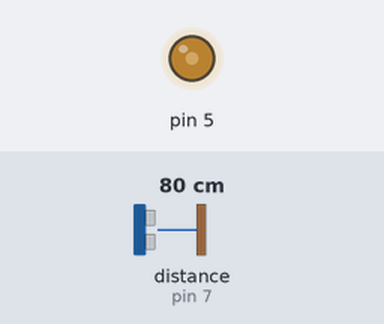
The sketch below on a simulated Arduino Uno, built with avr-gcc and run on an emulated ATmega328P. Parts: output pins drawn as LEDs (lit = HIGH). Wiring (inferred from the names in the program): ultrasonic range finder: trigger pin 8; echo pin 7. The inputs (shaded band) are chosen by the test bench; at power-on: distance to the obstacle (sensor on pin 7) 80 cm. The echo pulse lasts 58.3 µs per cm; pins used as bus, display or sensor lines are not drawn.

Above: at 1.2 s.
1.3 s: distance to the obstacle (sensor on pin 7) set to 2 cm
At 2.5 s:
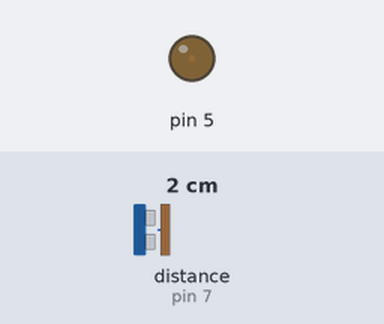
2.8 s: distance to the obstacle (sensor on pin 7) set to 120 cm
At 3.4 s:
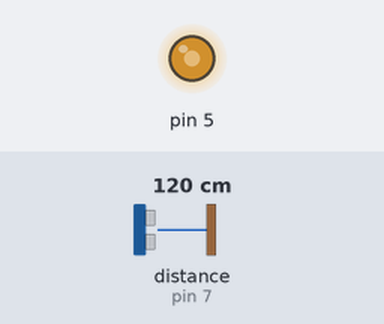
Timing chart, 0 to 5.8 s (numbered marks = the images above; inputs shaded):
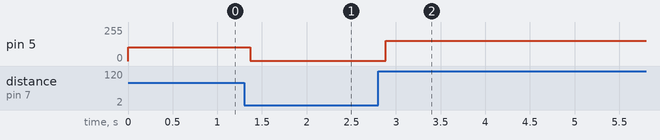

The sketch:

ex5.ino
```cpp
int ECHO_pin = 7; // 변수 선언
int TRIG_pin = 8; // 변수 선언
int distance; // 변수 선언

void setup() {
  pinMode(ECHO_pin, INPUT); // 입력모드 선언
  pinMode(TRIG_pin, OUTPUT); // 출력모드 선언
}

void loop() {
  digitalWrite(TRIG_pin, LOW); // trig 핀을 2microseconds 동안 LOW
  delayMicroseconds(2);
  digitalWrite(TRIG_pin, HIGH); // trig 핀을 10microseconds 동안 HIGH
  delayMicroseconds(10);
  digitalWrite(TRIG_pin, LOW); // trig 핀 LOW
  distance = pulseIn(ECHO_pin, HIGH); // 펄스 지속시간 읽기
  int val1 = distance/58; // 펄스 시간을 거리로 계산
  int val2 = map(val1, 0, 200, 0, 255); // 측정 범위를 0~2m
  analogWrite(5, val2); // PWM 신호로 출력
  delay(100); // 0.1 delay
}
```

Measured:
- after the input at 1.3 s, pin 5: 102/255 → 1/255 after 0.07 s
- after the input at 2.8 s, pin 5: 1/255 → 153/255 after 0.09 s
